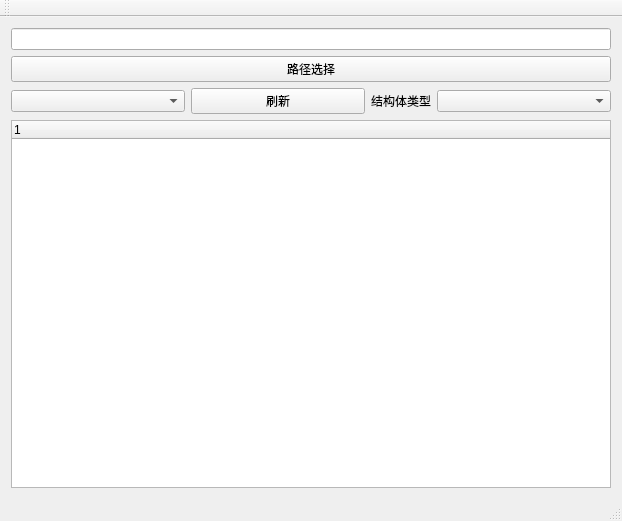
<?xml version="1.0" encoding="UTF-8"?>
<ui version="4.0">
 <class>E2PROMMainWindow</class>
 <widget class="QMainWindow" name="E2PROMMainWindow">
  <property name="geometry">
   <rect>
    <x>0</x>
    <y>0</y>
    <width>622</width>
    <height>521</height>
   </rect>
  </property>
  <property name="windowTitle">
   <string>E2PROMMainWindow</string>
  </property>
  <widget class="QWidget" name="centralWidget">
   <layout class="QVBoxLayout" name="verticalLayout">
    <item>
     <widget class="QLineEdit" name="Struct_Path_lineEdit"/>
    </item>
    <item>
     <widget class="QPushButton" name="Struct_Path_pushButton">
      <property name="text">
       <string>路径选择</string>
      </property>
     </widget>
    </item>
    <item>
     <layout class="QHBoxLayout" name="horizontalLayout">
      <item>
       <widget class="QComboBox" name="struct_All_comboBox"/>
      </item>
      <item>
       <widget class="QPushButton" name="pushButton">
        <property name="text">
         <string>刷新</string>
        </property>
       </widget>
      </item>
      <item>
       <widget class="QLabel" name="label">
        <property name="sizePolicy">
         <sizepolicy hsizetype="Fixed" vsizetype="Preferred">
          <horstretch>0</horstretch>
          <verstretch>0</verstretch>
         </sizepolicy>
        </property>
        <property name="text">
         <string>结构体类型</string>
        </property>
       </widget>
      </item>
      <item>
       <widget class="QComboBox" name="comboBox"/>
      </item>
     </layout>
    </item>
    <item>
     <widget class="QTreeWidget" name="Struct_treeWidget"/>
    </item>
   </layout>
  </widget>
  <widget class="QMenuBar" name="menuBar">
   <property name="geometry">
    <rect>
     <x>0</x>
     <y>0</y>
     <width>622</width>
     <height>23</height>
    </rect>
   </property>
  </widget>
  <widget class="QToolBar" name="mainToolBar">
   <attribute name="toolBarArea">
    <enum>TopToolBarArea</enum>
   </attribute>
   <attribute name="toolBarBreak">
    <bool>false</bool>
   </attribute>
  </widget>
  <widget class="QStatusBar" name="statusBar"/>
 </widget>
 <layoutdefault spacing="6" margin="11"/>
 <resources/>
 <connections/>
</ui>
